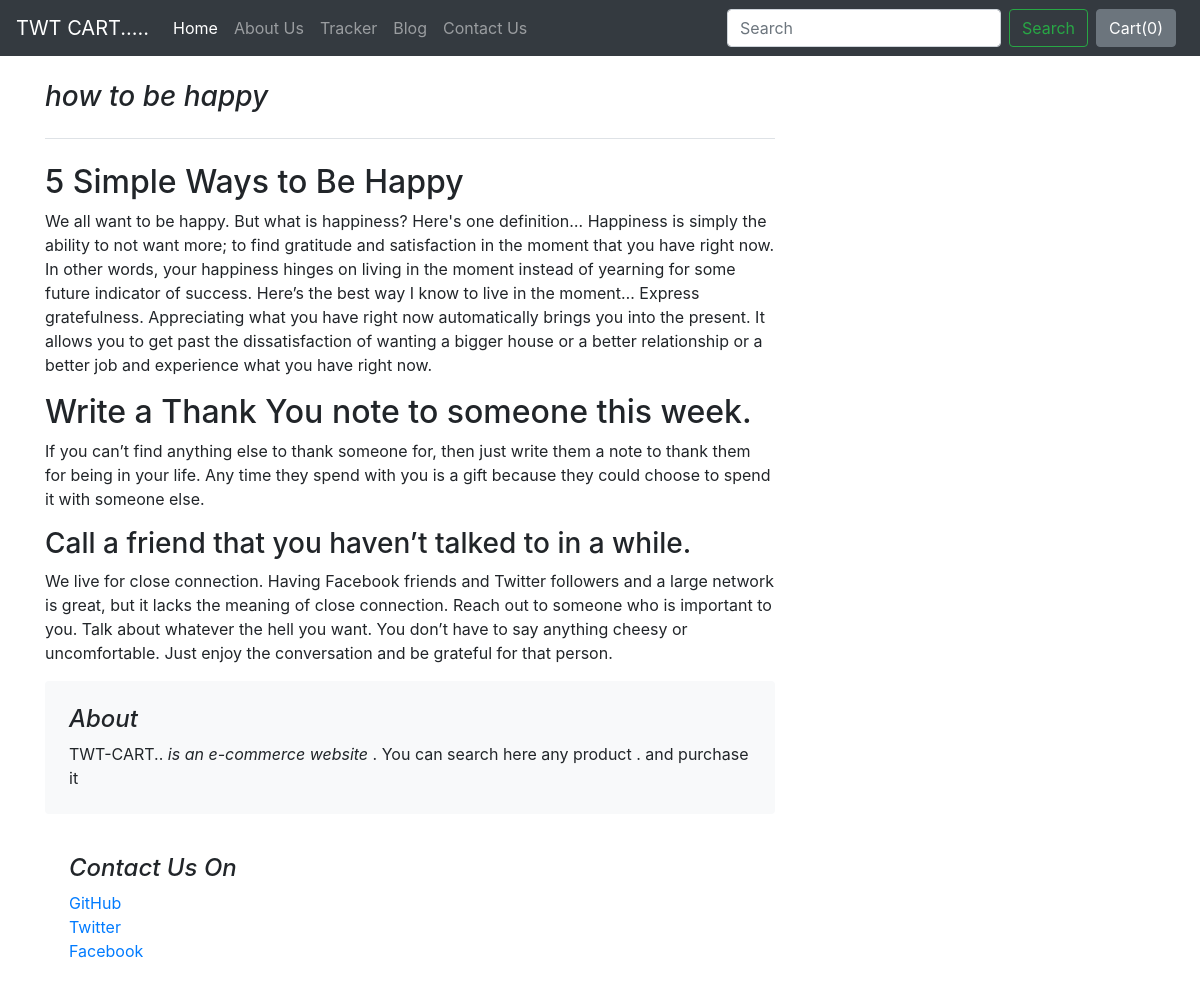
The page /blog/blogpost/1 on the database its author committed.
### blog/models.py (models this page shows)
class Blogpost(models.Model):
    post_id=models.AutoField(primary_key=True)
    title=models.CharField(max_length=400,default="")
    head0=models.CharField(max_length=500,default="")
    chead0 = models.CharField(max_length=5000, default="")
    head1=models.CharField(max_length=500,default="")
    chead1 = models.CharField(max_length=5000, default="")
    head2=models.CharField(max_length=500,default="")
    chead2 = models.CharField(max_length=5000, default="")
    pubdate=models.DateField
    thumbnail=models.ImageField(upload_to='blog/images',default="")
    def __str__(self):
        return self.title

### blog/views.py (the view)
# urls.py: path('blogpost/<int:id>',views.blogpost,name='blogPost'),
def blogpost(request,id):
    post=Blogpost.objects.filter(post_id=id)[0]
    print(post)
    return render(request,'blog/blogpost.html',{'post':post})

### blog/templates/blog/blogpost.html (shortened to what this page needs)
{% extends 'blog/basic.html' %}
{% block body %}
<div class="container">
    <div class="row mt-4">
    <div class="col-md-8 blog-main">
      <h3 class="pb-4 mb-4 font-italic border-bottom">
        {{post.title}}
      </h3>
      <div class="blog-post">
        <h2 class="blog-post-title">{{post.head0}}</h2>
        <p>{{post.chead0}}</p>
        <h2>{{post.head1}}</h2>
         <p>{{post.chead1}}</p>
        <h3>{{post.head2}}</h3>
         <p>{{post.chead2}}</p>
          <div class="fb-comments" data-href="http://127.0.0.1:8000/blog/blogpost/{{post.post_id}}" data-numposts="2></div>
      </div>
    </div>
    <aside class="col-md-4 blog-sidebar">
      <div class="p-4 mb-3 bg-light rounded">
        <h4 class="font-italic">About</h4>
        <p class="mb-0">TWT-CART.. <em>is an e-commerce website</em> . You can search here any product . and purchase it</p>
      </div>
      <div class="p-4">
        <h4 class="font-italic">Contact Us On</h4>
        <ol class="list-unstyled">
          <li><a href="#">GitHub</a></li>
          <li><a href="#">Twitter</a></li>
          <li><a href="#">Facebook</a></li>
        </ol>
      </div>
  </div>
</div>
  {% endblock %}

### rows shown on the page
Blogpost: title "how to be happy", head0 "5 Simple Ways to Be Happy", chead0 "We all want to be happy. But what is happiness? Here's one definition… Happiness is simply the ability to not want more; to find gratitude and satisfaction in the moment that you have right now. In other words, your happiness hinges on living in the moment instead of yearning for some future indicator of success. Here’s the best way I know to live in the moment… Express gratefulness. Appreciating what you have right now automatically brings you into the present. It allows you to get past the dissatisfaction of wanting a bigger house or a better relationship or a better job and experience what you have right now.", head1 "Write a Thank You note to someone this week.", chead1 "If you can’t find anything else to thank someone for, then just write them a note to thank them for being in your life. Any time they spend with you is a gift because they could choose to spend it with someone else.", head2 "Call a friend that you haven’t talked to in a while.", chead2 "We live for close connection. Having Facebook friends and Twitter followers and a large network is great, but it lacks the meaning of close connection. Reach out to someone who is important to you. Talk about whatever the hell you want. You don’t have to say anything cheesy or uncomfortable. Just enjoy the conversation and be grateful for that person."
